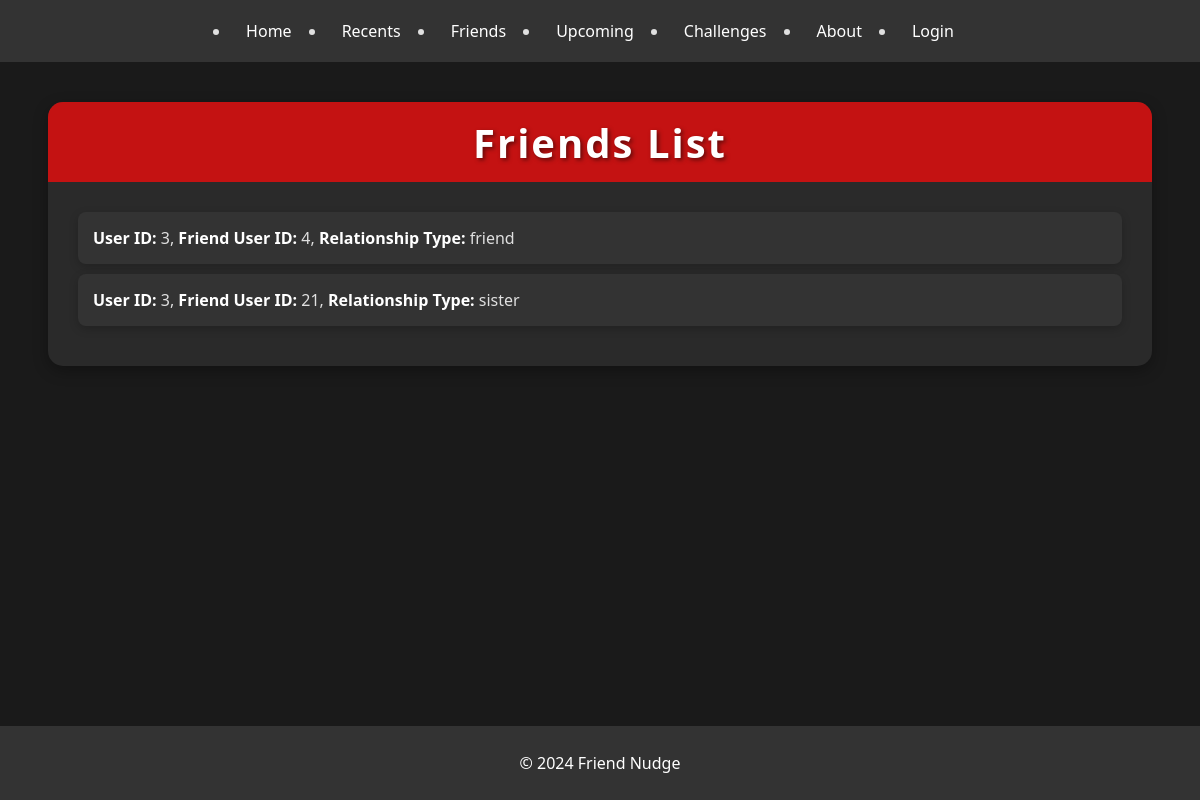
Page /display_friends?user_id=3 on the committed database.
### tables this page shows
CREATE TABLE Friends (
        friend_id INTEGER PRIMARY KEY AUTOINCREMENT,
        user_id INTEGER NOT NULL,
        friend_user_id INTEGER NOT NULL,
        relationship_type TEXT NOT NULL,
        FOREIGN KEY (user_id) REFERENCES Users(user_id),
        FOREIGN KEY (friend_user_id) REFERENCES Users(user_id)
    );

### project.py (the view)
@app.route('/display_friends')
def display_friends():
    user_id = request.args.get('user_id')
    conn = get_database()
    cursor = conn.cursor()
    cursor.execute(
        'SELECT user_id, friend_user_id, relationship_type FROM friends WHERE user_id = ?', (user_id,))
    friends = cursor.fetchall()
    conn.close()
    return render_template('display_friends.html', friends=friends)

### prefix.py (called while the page is built)
    def __call__(self, environ, start_response):
        service_prefix = os.getenv('JUPYTERHUB_SERVICE_PREFIX', default=None)
        print (f"Service Prefix: {service_prefix}")
        if (service_prefix):
            environ['SCRIPT_NAME'] = service_prefix + "proxy/" + environ['SERVER_PORT']
            print(f"Setting SCRIPT_NAME to {environ['SCRIPT_NAME']}")
        return self.app(environ, start_response)

### project.py (called while the page is built)
def get_database():
    conn = sqlite3.connect(database)
    conn.row_factory = sqlite3.Row # gets us access to columns by name
    return conn

### templates/display_friends.html (shortened to what this page needs)
{% extends "full.html" %}
{% block extra_styles %}
    <link
        rel="stylesheet"
        href="{{ url_for('static', filename='css/friends.css') }}"
    />
{% endblock %}
{% block content %}
    <div class="friends-page" role="main">
        <h1>Friends List</h1>
        <ul class="friends-list">
            {% for friend in friends %}
            <li class="friend-item">
                <strong>User ID:</strong> {{ friend['user_id'] }},
                <strong>Friend User ID:</strong> {{ friend['friend_user_id'] }},
                <strong>Relationship Type:</strong> {{ friend['relationship_type'] }}
            </li>
            {% endfor %}
        </ul>
    </div>
{% endblock %}

### static/css/full.css (style rules this page uses)
html, body { height: 100%; margin: 0; }
body { display: flex; flex-direction: column; }

### static/css/friends.css (style rules this page uses)
body { background-color: #1a1a1a; color: #e0e0e0; font-family: 'Segoe UI', Tahoma, Geneva, Verdana, sans-serif; margin: 0; padding: 0; min-height: 100vh; display: flex; flex-direction: column; }
.friends-page { width: 90%; max-width: 1200px; margin: 20px auto; padding: 30px; background-color: #2a2a2a; color: #e0e0e0; border-radius: 15px; box-shadow: 0 5px 15px rgba(0, 0, 0, 0.3); }
.friends-page h1 { height: 80px; display: flex; align-items: center; justify-content: center; color: #ffffff; background-color: rgba(235, 13, 13, 0.8); margin: -30px -30px 30px -30px; padding: 0 30px; border-radius: 15px 15px 0 0; font-size: 2.5em; letter-spacing: 2px; text-shadow: 2px 2px 4px rgba(0, 0, 0, 0.5); }
.friends-list { list-style-type: none; padding: 0; margin: 0; }
.friend-item { background-color: #333333; color: #e0e0e0; padding: 15px; margin-bottom: 10px; border-radius: 8px; box-shadow: 0 3px 10px rgba(0, 0, 0, 0.2); transition: transform 0.3s ease, box-shadow 0.3s ease; }
.friend-item strong { color: #ffffff; }

### rows in the picture
Friends: user_id "3", friend_user_id "4", relationship_type "friend"
Friends: user_id "3", friend_user_id "21", relationship_type "sister"
